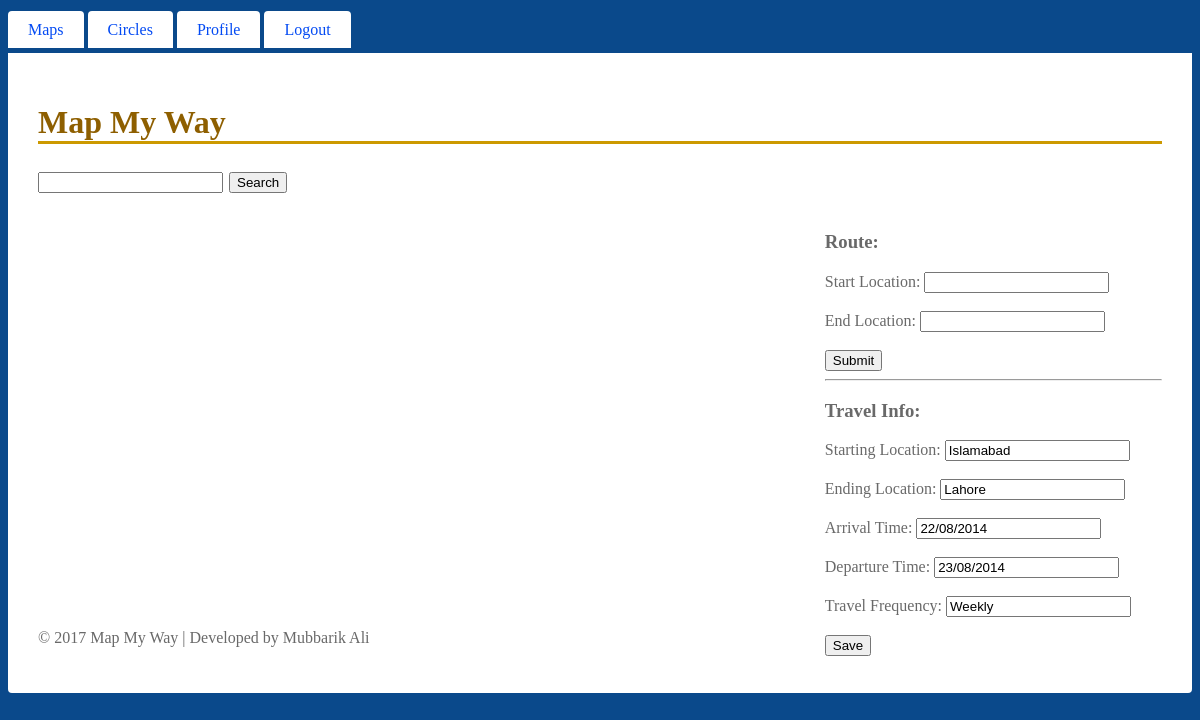
The page /code/maps.php (signed in) on the database its author committed.
### tables this page shows
CREATE TABLE IF NOT EXISTS `users` (
  `username` char(30) NOT NULL,
  `password` char(30) NOT NULL,
  `firstName` char(30) NOT NULL,
  `lastName` char(30) NOT NULL,
  `email` char(30) NOT NULL,
  `cellNo` int(30) NOT NULL,
  `driver` char(10) NOT NULL,
  `licenseNo` char(30) NOT NULL,
  `cnicNo` char(30) NOT NULL,
  `address` char(50) NOT NULL,
  `dateOfBirth` date NOT NULL,
  `gender` char(10) NOT NULL,
  `privacy` char(10) NOT NULL,
  `startLocation` char(200) NOT NULL,
  `endLocation` char(200) NOT NULL,
  `startDate` char(200) NOT NULL,
  `endDate` char(200) NOT NULL,
  `travelFrequency` char(50) NOT NULL,
  `vehicleType` char(50) NOT NULL,
  `fuelSystem` char(50) NOT NULL,
  `empId` char(50) NOT NULL,
  PRIMARY KEY (`username`)
);

### code/maps.php (the view, shortened to what this page needs)
 <!DOCTYPE html>
<html>
<head>
<link href="Site.css" rel="stylesheet">
</head>
<body>
<?php if ($_SESSION['user']>1000 && $_SESSION['user']<2000){include "adminHeader.php";}else{include "header.php";} ?>
<div id="main">
<h1>Map My Way</h1>
<h2>      <input id="address" type="textbox">
      <input type="button" value="Search" onClick="codeAddress()">
<br></h2>
<div id="container">
<div id="colum1">
    <div id="map-canvas" style="width:650px;height:400px;"></div>
</div>
<div id="colum2">
	<h3>Route:</h3>
	<form id="calculate-route" name="calculate-route" method="get" action="maps.php">
	Start Location: <input type="text" id="startLocation" name="startLocation" required="required" >
	<br><br>
	End Location: <input type="text" id="endLocation" name="endLocation" required="required" >
	<br><br>
	<input type="submit" value="Submit">
	<hr>
	</form>
<?php
include("config.php");
$con=mysqli_connect($server,$db_user,$db_pass,$database);
$result = mysqli_query($con,"SELECT * FROM users");
while($row = mysqli_fetch_array($result)) {
	if ($row['username']==$_SESSION['user']){
$startLocation = $row['startLocation'];
$endLocation = $row['endLocation'];
$startDate = $row['startDate'];
$endDate = $row['endDate'];
$travelFrequency = $row['travelFrequency'];
	}
}
?>
<h3>Travel Info:</h3>
<form action="updateTravelPlan.php" method="post">
Starting Location: <input type="text" name="startLocation" value="<?php echo $startLocation;?>">
<br><br>
Ending Location: <input type="text" name="endLocation" value="<?php echo $endLocation;?>">
<br><br>
Arrival Time: <input type="text" name="startDate" placeholder="DD/MM/YY" value="<?php echo $startDate;?>">
<br><br>
Departure Time: <input type="text" name="endDate" placeholder="DD/MM/YY" value="<?php echo $endDate;?>">
<br><br>
Travel Frequency: <input type="text" placeholder="Daily/Weekly/Monthly/Yearly/Other"
 name="travelFrequency" value="<?php echo $travelFrequency;?>">
<br><br>
<input type="submit" name="submit" value="Save">
</form>
</div>
</div>
<?php include "Footer.php"; ?>
</div>
</body>
</html>

### code/Site.css (style rules this page uses)
body { font: "Trebuchet MS", Verdana, sans-serif; background-color: #0A498B; color: #696969; }
#main { padding: 30px; background-color: #ffffff; border-radius: 0 0 4px 4px; }
h1 { font: Georgia, serif; border-bottom: 3px solid #cc9900; color: #8E5F00; }
#container { height:400px; }
#colum1 { float: left; width: 70%; padding: 20; }
#colum2 { width: 30%; float:right; padding: 20; }

### rows shown on the page
users: startLocation "Islamabad", endLocation "Lahore", startDate "22/08/2014", endDate "23/08/2014", travelFrequency "Weekly"
